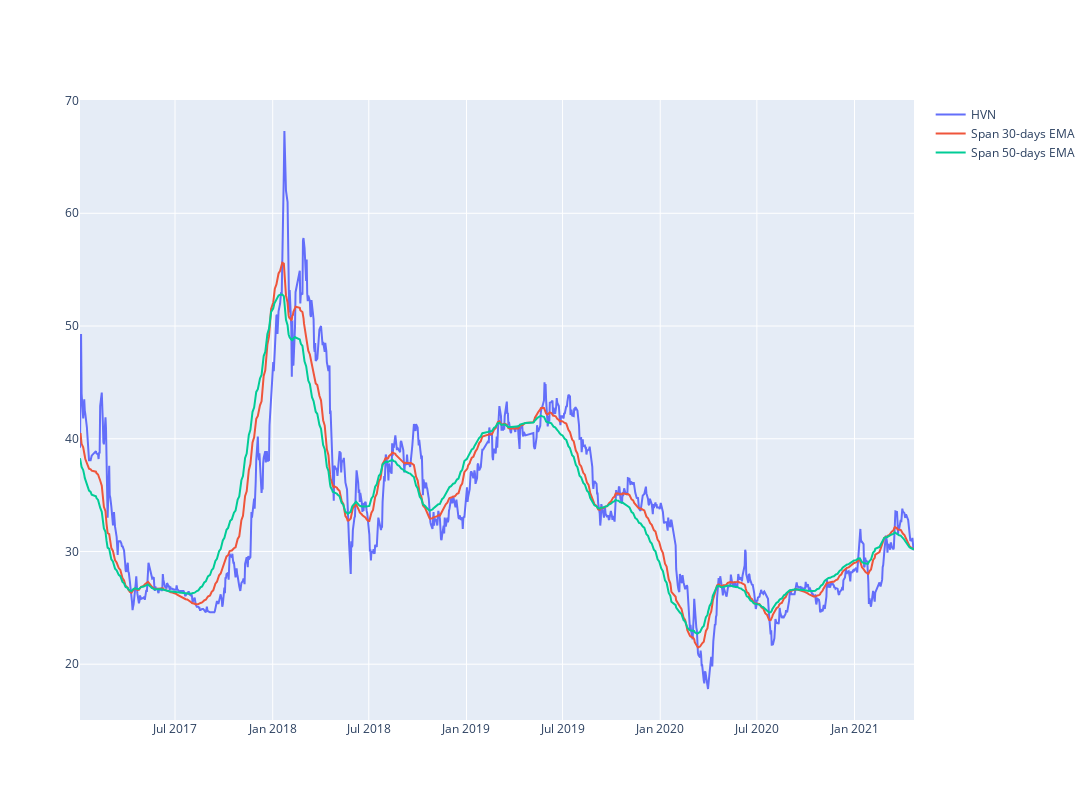

Notebook source saved alongside this figure:
### Code cell
#plot linechart for stock price
short_rolling = df['<Close>'].rolling(window=30).mean()

ema_long = df['<Close>'].ewm(span=50, adjust=False).mean()
ema_short = df['<Close>'].ewm(span=30, adjust=False).mean()
line_price = df['<Close>']
fig = go.Figure()
#px.line(df_hpg, x='datetime', y='<Close>', labels={'x':'Date', 'y':'Price'})
fig.update_layout(  autosize=False,   width=1200,    height=800)
fig.add_trace(go.Scatter(x=df.datetime, y=line_price, 
                        mode='lines', name=stock))

fig.add_trace(go.Scatter(x=df.datetime, y=ema_short, 
                        mode='lines', name='Span 30-days EMA'))

fig.add_trace(go.Scatter(x=df.datetime, y=ema_long, 
                        mode='lines', name='Span 50-days EMA'))

### Figure 1 — Plotly figure (JSON) as saved in the notebook; plotly's stock layout.template omitted (floating-point values rounded to 4 significant figures; data arrays with more than 128 entries replaced by an {"elided": "..."} marker saying what was removed)
{"data": [{"mode": "lines", "name": "HVN", "type": "scatter", "x": {"elided": "1069 str values"}, "y": {"elided": "1069 float values"}}, {"mode": "lines", "name": "Span 30-days EMA", "type": "scatter", "x": {"elided": "1069 str values"}, "y": {"elided": "1069 float values"}}, {"mode": "lines", "name": "Span 50-days EMA", "type": "scatter", "x": {"elided": "1069 str values"}, "y": {"elided": "1069 float values"}}], "layout": {"autosize": false, "height": 800, "width": 1200}}
